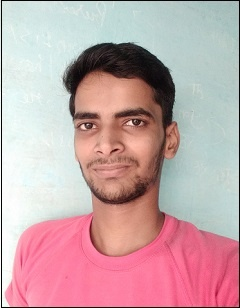
#> input picture opencv/img/img1.jpg, 240 x 308 px
$ python tut_11_resize.py
#> lines starting #> are read from the running program, lines starting #| are printed output that depends on the picture
import cv2
img = cv2.imread("img/img1.jpg")
#> img is the input picture: shape (308, 240, 3); mean B, G, R 169.1, 166.2, 197.8
cv2.imshow("original", img)
resize_img = cv2.resize(img, None, fx=0.75, fy=0.75)
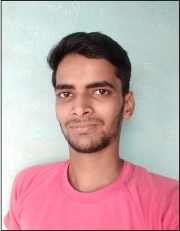
#> resize_img: shape (231, 180, 3); mean B, G, R 168.9, 166, 197.6
cv2.imshow("original", resize_img)
print(img.shape)
#| (308, 240, 3)
print(resize_img.shape)
#| (231, 180, 3)
cv2.waitKey(0)
cv2.destroyAllWindows
